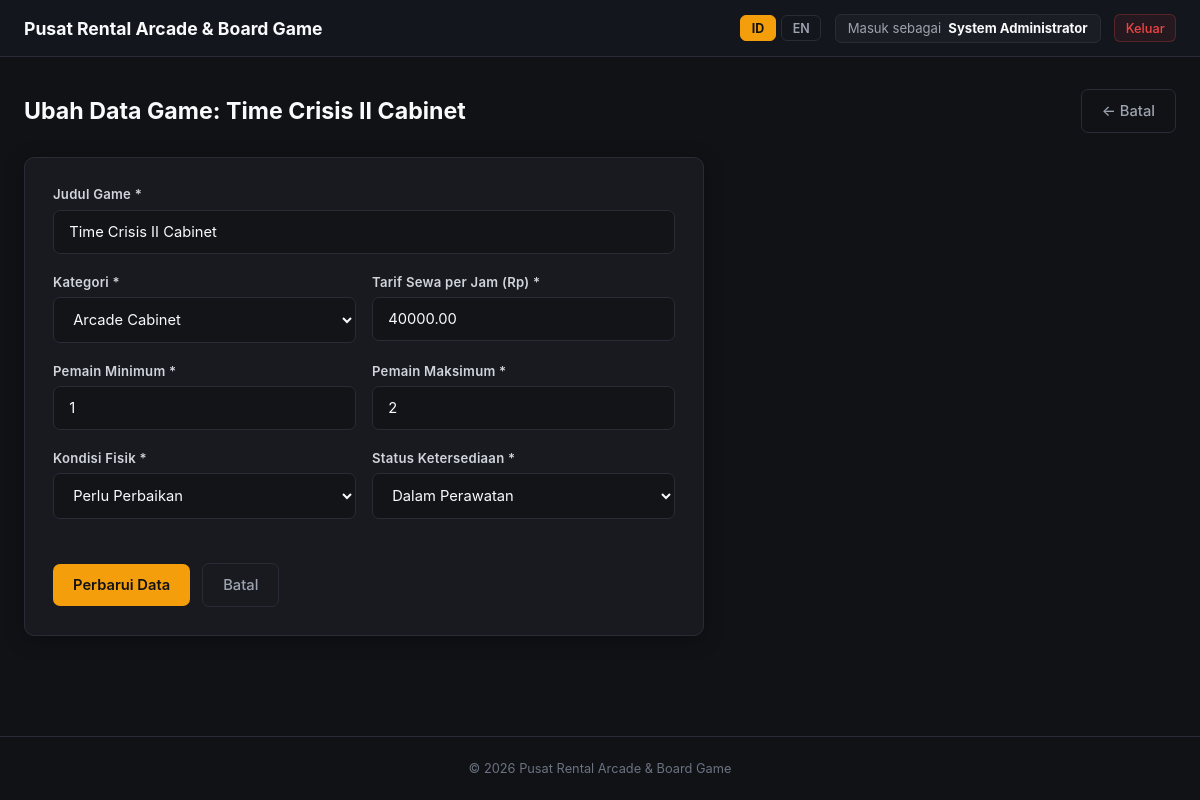
/edit.php?id=5 (signed in), run on the app's committed database.
### tables this page shows
CREATE TABLE `games` (
    `id` INT AUTO_INCREMENT PRIMARY KEY,
    `title` VARCHAR(150) NOT NULL,
    `category` ENUM('Board Game', 'Arcade Cabinet', 'Console') NOT NULL,
    `min_players` INT NOT NULL DEFAULT 1,
    `max_players` INT NOT NULL DEFAULT 4,
    `hourly_rate` DECIMAL(10, 2) NOT NULL,
    `condition_rating` ENUM('Mint', 'Good', 'Fair', 'Needs Repair') NOT NULL DEFAULT 'Good',
    `status` ENUM('Available', 'Rented', 'Maintenance') NOT NULL DEFAULT 'Available',
    `created_at` TIMESTAMP DEFAULT CURRENT_TIMESTAMP
);

### Includes/Lang_init.php (called while the page is built, shortened)
<?php
$current_lang = $_SESSION['lang'] ?? 'id';
$lang_file = __DIR__ . '/../lang/' . $current_lang . '.php';
if (!file_exists($lang_file)) {
    $lang_file = __DIR__ . '/../lang/id.php';
}
$t = require $lang_file;

### edit.php (the view, shortened to what this page needs)
<?php
require_once __DIR__ . '/Config/Koneksi.php';
require_once __DIR__ . '/Includes/Lang_init.php';
$id = filter_var($_GET['id'] ?? $_POST['id'] ?? null, FILTER_VALIDATE_INT);
$stmt = $pdo->prepare("SELECT * FROM games WHERE id = ? LIMIT 1");
$stmt->execute([$id]);
$game = $stmt->fetch();
$values = [
    'title'            => $game['title'],
    'category'         => $game['category'],
    'min_players'      => $game['min_players'],
    'max_players'      => $game['max_players'],
    'hourly_rate'      => $game['hourly_rate'],
    'condition_rating' => $game['condition_rating'],
    'status'           => $game['status'],
];
require_once __DIR__ . '/Includes/Header.php';
?>
<div class="page-head">
    <h1 class="page-title"><?= htmlspecialchars($t['form_edit_title']); ?>: <?= htmlspecialchars($game['title']); ?></h1>
    <a href="index.php" class="btn-secondary">&larr; <?= htmlspecialchars($t['btn_cancel']); ?></a>
</div>
<div class="content-card">
    <form method="POST" action="edit.php?id=<?= urlencode($id); ?>">
        <div class="form-group">
            <label class="form-label" for="title"><?= htmlspecialchars($t['lbl_title']); ?> *</label>
            <input type="text" id="title" name="title" class="form-input" required
                   value="<?= htmlspecialchars($values['title']); ?>">
        </div>
        <div class="form-grid-2">
            <div class="form-group">
                <label class="form-label" for="category"><?= htmlspecialchars($t['lbl_category']); ?> *</label>
                <select id="category" name="category" class="form-select" required>
                    <option value="Arcade Cabinet" <?= $values['category'] === 'Arcade Cabinet' ? 'selected' : ''; ?>>
                        <?= htmlspecialchars($t['cat_arcade']); ?>
                    </option>
                </select>
            </div>
            <div class="form-group">
                <label class="form-label" for="hourly_rate"><?= htmlspecialchars($t['lbl_hourly_rate']); ?> *</label>
                <input type="number" step="500" min="0" id="hourly_rate" name="hourly_rate" class="form-input" required
                       value="<?= htmlspecialchars($values['hourly_rate']); ?>">
            </div>
        </div>
        <div class="form-grid-2">
            <div class="form-group">
                <label class="form-label" for="min_players"><?= htmlspecialchars($t['lbl_min_players']); ?> *</label>
                <input type="number" min="1" id="min_players" name="min_players" class="form-input" required
                       value="<?= htmlspecialchars($values['min_players']); ?>">
            </div>
            <div class="form-group">
                <label class="form-label" for="max_players"><?= htmlspecialchars($t['lbl_max_players']); ?> *</label>
                <input type="number" min="1" id="max_players" name="max_players" class="form-input" required
                       value="<?= htmlspecialchars($values['max_players']); ?>">
            </div>
        </div>
        <div class="form-grid-2">
            <div class="form-group">
                <label class="form-label" for="condition_rating"><?= htmlspecialchars($t['lbl_condition']); ?> *</label>
                <select id="condition_rating" name="condition_rating" class="form-select" required>
                    <option value="Needs Repair" <?= $values['condition_rating'] === 'Needs Repair' ? 'selected' : ''; ?>>
                        <?= htmlspecialchars($t['cond_repair']); ?>
                    </option>
                </select>
            </div>
            <div class="form-group">
                <label class="form-label" for="status"><?= htmlspecialchars($t['lbl_status']); ?> *</label>
                <select id="status" name="status" class="form-select" required>
                    <option value="Maintenance" <?= $values['status'] === 'Maintenance' ? 'selected' : ''; ?>>
                        <?= htmlspecialchars($t['status_maintenance']); ?>
                    </option>
                </select>
            </div>
        </div>
        <div class="form-actions">
            <button type="submit" class="btn-primary">
                <?= htmlspecialchars($t['btn_update']); ?>
            </button>
            <a href="index.php" class="btn-secondary">
                <?= htmlspecialchars($t['btn_cancel']); ?>
            </a>
        </div>
    </form>
</div>
<?php
require_once __DIR__ . '/Includes/Footer.php';
?>

### Assets/css/style.css (style rules this page uses)
:root { --bg-page: #101216; --bg-card: #181a20; --bg-card-hover: #1f222b; --bg-input: #121418; --border-color: #282c37; --border-focus: #f59e0b; --accent-amber: #f59e0b; --accent-amber-hover: #d97706; --accent-crimson: #e11d48; --accent-blue: #3b82f6; --accent-mint: #10b981; --text-primary: #f9fafb; --text-muted: #9ca3af; --text-dim: #6b7280; }
* { box-sizing: border-box; margin: 0; padding: 0; font-family: -apple-system, BlinkMacSystemFont, "Segoe UI", Roboto, "Helvetica Neue", Arial, sans-serif; }
body { background-color: var(--bg-page); color: var(--text-primary); min-height: 100vh; display: flex; flex-direction: column; }
.form-group { margin-bottom: 1.25rem; }
.form-label { display: block; font-size: 0.82rem; font-weight: 600; color: #d1d5db; margin-bottom: 0.45rem; letter-spacing: 0.02em; }
.form-input, .form-select { width: 100%; padding: 0.75rem 0.95rem; border-radius: 7px; background-color: var(--bg-input); border: 1px solid var(--border-color); color: var(--text-primary); font-size: 0.92rem; transition: border-color 0.15s ease; }
.btn-primary { display: inline-flex; align-items: center; justify-content: center; padding: 0.75rem 1.25rem; font-size: 0.92rem; font-weight: 600; border-radius: 7px; border: none; cursor: pointer; background-color: var(--accent-amber); color: #111216; text-decoration: none; transition: background-color 0.15s ease; }
.btn-secondary { display: inline-flex; align-items: center; justify-content: center; padding: 0.75rem 1.25rem; font-size: 0.92rem; font-weight: 500; border-radius: 7px; border: 1px solid var(--border-color); background-color: transparent; color: var(--text-muted); text-decoration: none; cursor: pointer; transition: all 0.15s ease; }
.page-head { display: flex; align-items: center; justify-content: space-between; flex-wrap: wrap; gap: 1rem; margin-bottom: 1.5rem; }
.page-title { font-size: 1.45rem; font-weight: 700; }
.content-card { background: var(--bg-card); border: 1px solid var(--border-color); border-radius: 10px; padding: 1.75rem; box-shadow: 0 4px 20px rgba(0, 0, 0, 0.3); max-width: 680px; }
.form-grid-2 { display: grid; grid-template-columns: 1fr 1fr; gap: 1rem; }
.form-actions { display: flex; align-items: center; gap: 0.75rem; margin-top: 1.5rem; }

### data on the page
games: title "Time Crisis II Cabinet", category "Arcade Cabinet", hourly_rate "40000.00", min_players "1", max_players "2", condition_rating "Perlu Perbaikan", status "Dalam Perawatan"

### other printed values
$t['app_name'] "Pusat Rental Arcade & Board Game"
$t['logged_in_as'] "Masuk sebagai"
$_SESSION['full_name'] "System Administrator"
$t['nav_logout'] "Keluar"
$t['form_edit_title'] "Ubah Data Game"
$t['btn_cancel'] "Batal"
$t['lbl_title'] "Judul Game"
$t['lbl_category'] "Kategori"
$t['lbl_hourly_rate'] "Tarif Sewa per Jam (Rp)"
$t['lbl_min_players'] "Pemain Minimum"
$t['lbl_max_players'] "Pemain Maksimum"
$t['lbl_condition'] "Kondisi Fisik"
$t['lbl_status'] "Status Ketersediaan"
$t['btn_update'] "Perbarui Data"
